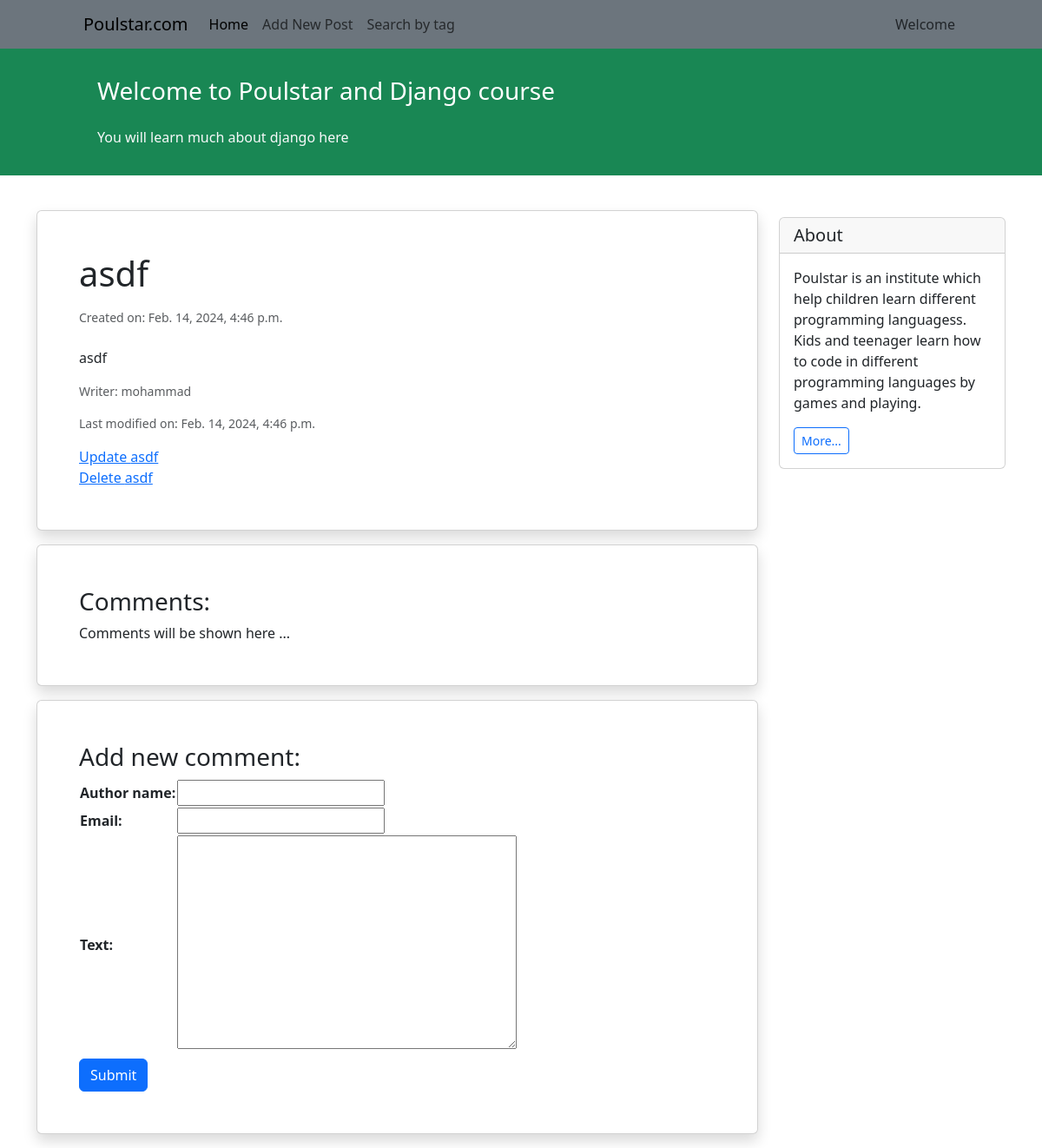
Page /detail/21/ on the earlier database version.
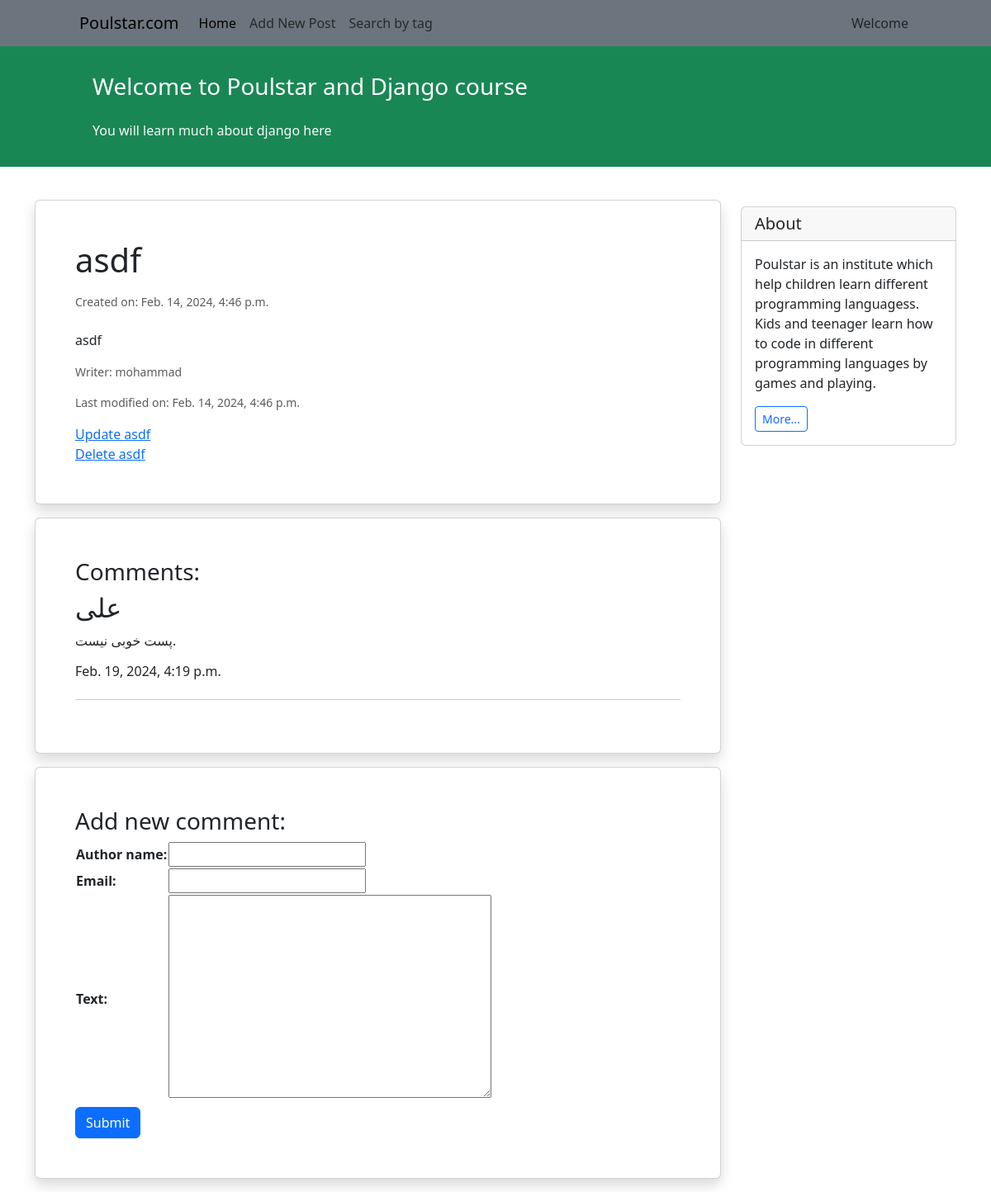
Same page on the later database version.
### blog/models.py (models this page shows, shortened)
class Comment(models.Model):
    author_name =models.CharField(max_length=100, blank=True)
    email = models.EmailField(blank=True)
    text = models.TextField()
    datetime_created = models.DateTimeField(auto_now_add=True)
    post = models.ForeignKey(to=BlogPost, on_delete=models.CASCADE)
    status = models.BooleanField(default=False)

### blog/views.py (the view, shortened to what this page needs)
# urls.py: path('detail/<int:pk>/', views.detail, name='detail'),
def detail(request, pk):
    post = get_object_or_404(BlogPost, pk=pk)
    comments = Comment.objects.filter(post=post, status=True).order_by('-datetime_created')
    form = CommentForm()
    context = {
        'post': post,
        'comments': comments,
        'form': form,
    }
    return render(request, 'post_detail.html', context)

### blog/forms.py
class CommentForm(ModelForm):
    class Meta:
        model = Comment
        fields = ['author_name', 'email', 'text']

### blog/templates/post_detail.html (shortened to what this page needs)
{% extends "base.html" %}
{% block content %}
<div class="card shadow my-3 p-5">
    <h1> {{ post.title }} </h1>
    <p class="small text-muted mt-2">Created on: {{ post.datetime_created }}</p>
    <p class="mt-2" style="text-align: justify">
        {{ post.text }}
    </p>
    <p class="small text-muted">Writer: {{ post.author }}</p>
    <p class="small text-muted mt">Last modified on: {{ post.datetime_modified }}</p>
    <a href="{% url 'update' post.id %}">Update {{ post.title }}</a>
    <a href="{% url 'delete' post.id %}">Delete {{ post.title }}</a>
</div>
<div class="card shadow my-3 p-5">
    <h3>Comments:</h3>
    {% if comments %}
        {% for comment in comments %}
        {% if comment.status %}
            <h2> {{ comment.author_name }} </h2>
            <p> {{ comment.text }} </p>
            <h6> {{ comment.datetime_created }} </h6>
            <hr>
        {% endif %}
        {% endfor %}
    {% else %}
        Comments will be shown here ...
    {% endif %}
</div>
<div class="card shadow my-3 p-5">
    <h3>Add new comment:</h3>
    <form method="POST">
        <table>
            {{ form.as_table }}
        </table>
        <button type="submit" class="btn btn-primary mt-1">Submit</button>
    </form>
</div>
{% endblock content %}

Differences in the rows shown:
now on this page (row edited): Comment: author_name "علی", text "پست خوبی نیست.", datetime_created "Feb. 19, 2024, 4:19 p.m."
Other differences:
text no longer shown: "Comments will be shown here ..."
